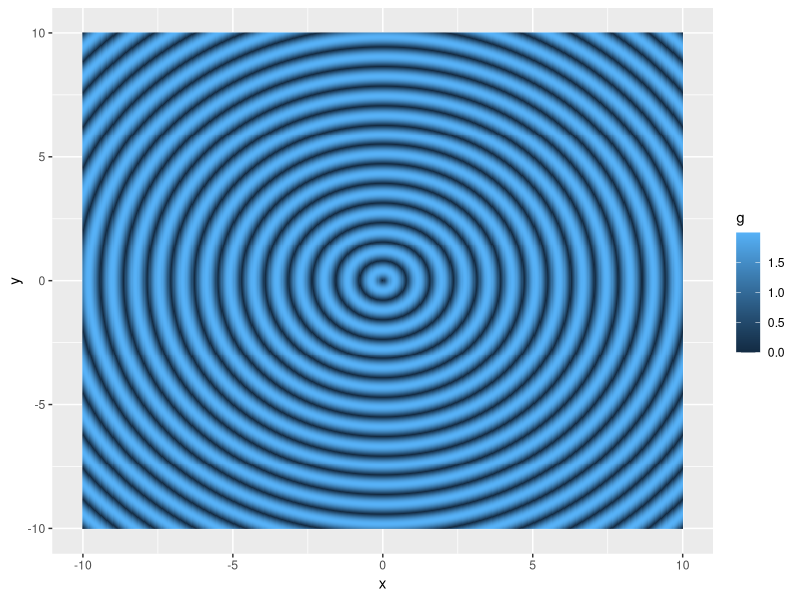
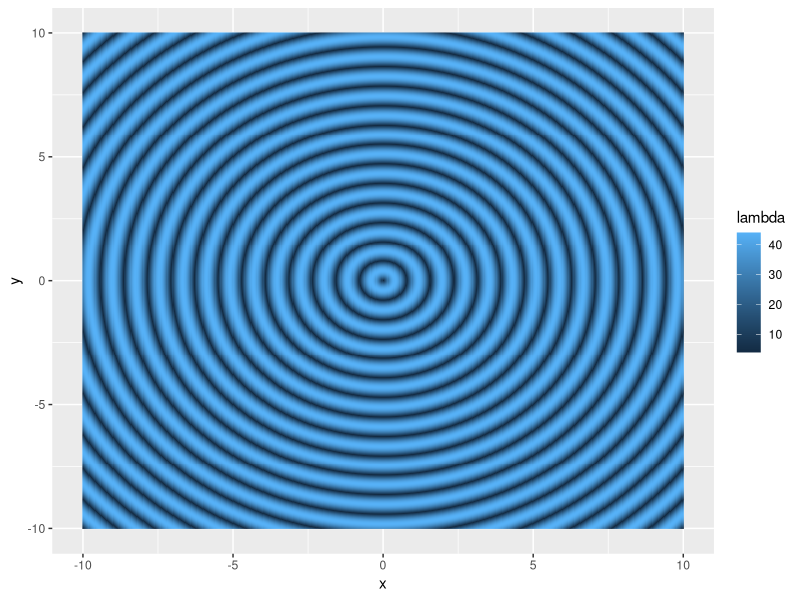
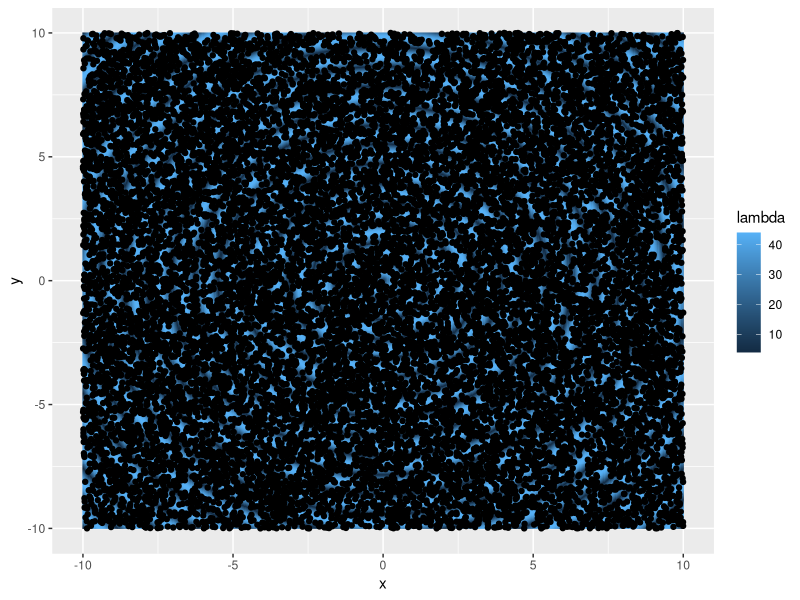
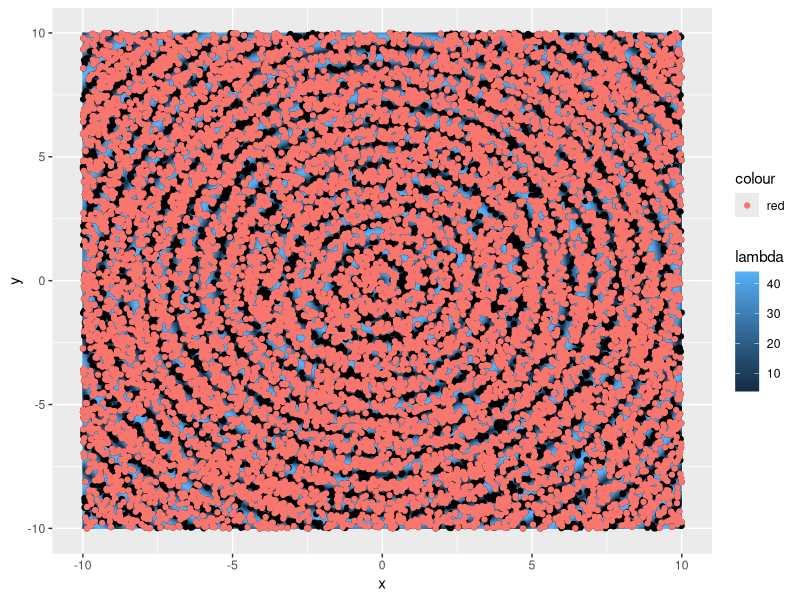

The R source for these figures, in order:
library(tidyverse)

# Points on x and y axis at which to evaluate intensity
axis_ticks <- seq(from = -10, to = 10, length.out = 501)

# Construct covariate grid
a <- 2
b <- 4
covariate <- tibble(
  x = rep(axis_ticks, times = length(axis_ticks)),
  y = rep(axis_ticks, each  = length(axis_ticks)),
  r = sqrt(x^2 + y^2),
  theta = atan2(y, x), # angle in radians - not actually needed
  g = a * abs(sin(b * r))
)

covariate_for_conor <- covariate %>% select(x,y,g)

covariate_for_conor %>%
  ggplot(mapping = aes(x = x, y = y)) +
  geom_raster(mapping = aes(fill = g))


# TODO: Simulate point patterns from the true intensity lambda(r,theta) = beta_0 + beta_1 g, where beta_0 = 4 and beta_1 = 20

true_intensity <- tibble(covariate_for_conor, lambda = 4 + 20*g)
true_intensity %>%
  ggplot(mapping = aes(x = x, y = y)) +
  geom_raster(mapping = aes(fill = lambda))

max_intensity <- max(true_intensity$lambda)

num_points <- rpois(1, max_intensity*(20^2))
HPP_points <- tibble(
  x = runif(num_points, -10, 10),
  y = runif(num_points, -10, 10)
)

true_intensity %>%
  ggplot(mapping = aes(x = x, y = y)) +
  geom_raster(mapping = aes(fill = lambda))+
  geom_point(data=HPP_points)

lambda_fun <- function(x,y){
  r <- sqrt(x^2 + y^2)
  return(4+20*(2*abs(sin(4*r))))
}

HPP_points <- tibble(HPP_points, p_thin=lambda_fun(HPP_points$x, HPP_points$y)/max_intensity)
u <- runif(num_points)
keep <- HPP_points$p_thin > u

NHPP_points <- tibble(HPP_points[keep,])

true_intensity %>%
  ggplot(mapping = aes(x = x, y = y)) +
  geom_raster(mapping = aes(fill = lambda))+
  geom_point(data=HPP_points)+
  geom_point(data=NHPP_points, aes(colour="red"))



# TODO: Use one simulated point pattern to estimate parameters beta_0 and beta_1.

# TODO: Visualise your point estimate of the fitted intensity function

# TODO: Check that over many simulated point patterns your estimation method recovers the true parameters

# TODO: Visualise the standard error of the fitted intensity function



